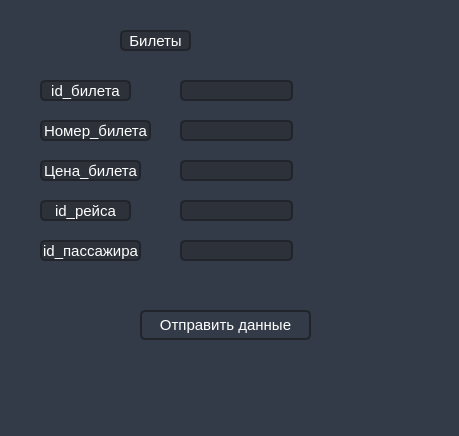
<?xml version="1.0" encoding="UTF-8"?>
<ui version="4.0">
 <class>Edit_tiket</class>
 <widget class="QDialog" name="Edit_tiket">
  <property name="geometry">
   <rect>
    <x>0</x>
    <y>0</y>
    <width>459</width>
    <height>436</height>
   </rect>
  </property>
  <property name="minimumSize">
   <size>
    <width>459</width>
    <height>436</height>
   </size>
  </property>
  <property name="maximumSize">
   <size>
    <width>459</width>
    <height>436</height>
   </size>
  </property>
  <property name="windowTitle">
   <string>Edit Info</string>
  </property>
  <property name="styleSheet">
   <string notr="true">background-color: rgb(52, 59, 72);</string>
  </property>
  <widget class="QWidget" name="widget" native="true">
   <property name="geometry">
    <rect>
     <x>30</x>
     <y>30</y>
     <width>401</width>
     <height>381</height>
    </rect>
   </property>
   <property name="styleSheet">
    <string notr="true">QLineEdit {
	background-color: rgb(44, 49, 58);
	border-radius: 5px;
	border: 2px solid rgb(33, 37, 43);
	padding-left: 10px;
	selection-color: rgb(255, 255, 255);
	selection-background-color: rgb(255, 121, 198);
	color: white;
}
QLineEdit:hover {
	border: 2px solid rgb(64, 71, 88);
}
QLineEdit:focus {
	border: 2px solid rgb(91, 101, 124);
}
QLabel{
	background-color: rgb(44, 49, 58);
	color: white; 
	font-size: 15px; 
	border-radius: 5px;
	border: 2px solid rgb(33, 37, 43);
	text-align: center;
}
QPushButton{
	background-color:  rgb(52, 59, 72);
	color: white; 
	font-size: 15px; 
	border-radius: 5px;
	border: 2px solid rgb(33, 37, 43);
	text-align: center;
}
QPushButton:hover{
	background-color: rgb(40, 44, 52);
	border-color: rgb(40, 44, 52);
}
QPushButton:pressed {	
	background-color: rgb(189, 147, 249);
	border-color: rgb(189, 147, 249);
	color: rgb(255, 255, 255);
}</string>
   </property>
   <widget class="QLabel" name="Title_Label_Tiket">
    <property name="geometry">
     <rect>
      <x>90</x>
      <y>0</y>
      <width>71</width>
      <height>21</height>
     </rect>
    </property>
    <property name="text">
     <string>Билеты</string>
    </property>
    <property name="alignment">
     <set>Qt::AlignCenter</set>
    </property>
   </widget>
   <widget class="QLabel" name="id_tiket_label">
    <property name="geometry">
     <rect>
      <x>10</x>
      <y>50</y>
      <width>91</width>
      <height>21</height>
     </rect>
    </property>
    <property name="text">
     <string>id_билета</string>
    </property>
    <property name="alignment">
     <set>Qt::AlignCenter</set>
    </property>
   </widget>
   <widget class="QLabel" name="number_tiket_label">
    <property name="geometry">
     <rect>
      <x>10</x>
      <y>90</y>
      <width>111</width>
      <height>21</height>
     </rect>
    </property>
    <property name="text">
     <string>Номер_билета</string>
    </property>
    <property name="alignment">
     <set>Qt::AlignCenter</set>
    </property>
   </widget>
   <widget class="QLabel" name="prise_tiket_label">
    <property name="geometry">
     <rect>
      <x>10</x>
      <y>130</y>
      <width>101</width>
      <height>21</height>
     </rect>
    </property>
    <property name="text">
     <string>Цена_билета</string>
    </property>
    <property name="alignment">
     <set>Qt::AlignCenter</set>
    </property>
   </widget>
   <widget class="QLabel" name="id_reis_label">
    <property name="geometry">
     <rect>
      <x>10</x>
      <y>170</y>
      <width>91</width>
      <height>21</height>
     </rect>
    </property>
    <property name="text">
     <string>id_рейса</string>
    </property>
    <property name="alignment">
     <set>Qt::AlignCenter</set>
    </property>
   </widget>
   <widget class="QLabel" name="id_people_label">
    <property name="geometry">
     <rect>
      <x>10</x>
      <y>210</y>
      <width>101</width>
      <height>21</height>
     </rect>
    </property>
    <property name="text">
     <string>id_пассажира</string>
    </property>
    <property name="alignment">
     <set>Qt::AlignCenter</set>
    </property>
   </widget>
   <widget class="QLineEdit" name="lineEdit_id_tiket_0">
    <property name="geometry">
     <rect>
      <x>150</x>
      <y>50</y>
      <width>113</width>
      <height>21</height>
     </rect>
    </property>
   </widget>
   <widget class="QLineEdit" name="lineEdit_id_reis_3">
    <property name="geometry">
     <rect>
      <x>150</x>
      <y>170</y>
      <width>113</width>
      <height>21</height>
     </rect>
    </property>
   </widget>
   <widget class="QLineEdit" name="lineEdit_prise_tiket_2">
    <property name="geometry">
     <rect>
      <x>150</x>
      <y>130</y>
      <width>113</width>
      <height>21</height>
     </rect>
    </property>
   </widget>
   <widget class="QLineEdit" name="lineEdit_number_tiket_1">
    <property name="geometry">
     <rect>
      <x>150</x>
      <y>90</y>
      <width>113</width>
      <height>21</height>
     </rect>
    </property>
   </widget>
   <widget class="QLineEdit" name="lineEdit_id_people_4">
    <property name="geometry">
     <rect>
      <x>150</x>
      <y>210</y>
      <width>113</width>
      <height>21</height>
     </rect>
    </property>
   </widget>
   <widget class="QPushButton" name="send_edit_tiket">
    <property name="geometry">
     <rect>
      <x>110</x>
      <y>280</y>
      <width>171</width>
      <height>30</height>
     </rect>
    </property>
    <property name="minimumSize">
     <size>
      <width>0</width>
      <height>30</height>
     </size>
    </property>
    <property name="styleSheet">
     <string notr="true">background-image: url();</string>
    </property>
    <property name="text">
     <string>Отправить данные</string>
    </property>
   </widget>
  </widget>
 </widget>
 <resources/>
 <connections/>
</ui>
